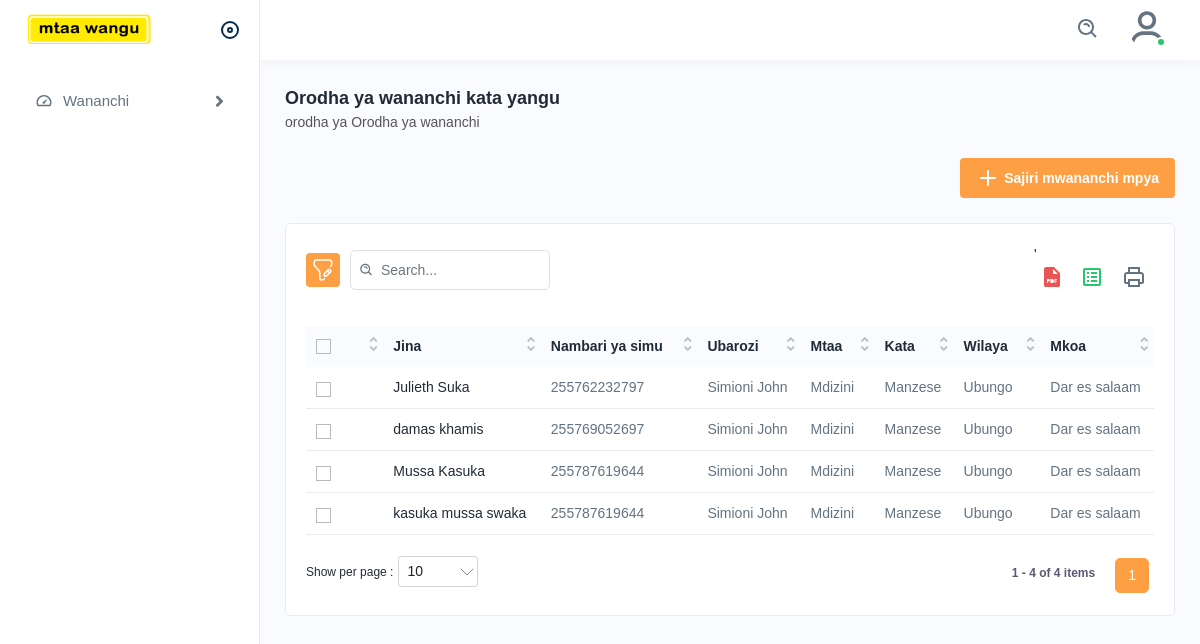
The app's page /wananchi/ with its own data.
### users/models.py (models this page shows, shortened)
class Mwananchi(models.Model):
    jina = models.CharField(max_length=200, null=True, blank=True)
    mtendaji = models.ForeignKey('Mtendaji', on_delete=models.CASCADE, null=True, blank=True, related_name="mwananchi_mtendaji")
    mjumbe = models.ForeignKey('Mjumbe', on_delete=models.CASCADE, null=True, blank=True, related_name="mwananchi_mjumbe")
    nambari_ya_simu = models.CharField(max_length=200, null=True, blank=True)
    barua_pepe = models.CharField(max_length=200, null=True, blank=True)
    nchi = models.ForeignKey('Nchi', on_delete=models.CASCADE, null=True, blank=True, related_name="mwananchi_nchi")
    mkoa = models.ForeignKey('Mkoa', on_delete=models.CASCADE, null=True, blank=True, related_name="mwananchi_mkoa")
    wilaya = models.ForeignKey('Wilaya', on_delete=models.CASCADE, null=True, blank=True, related_name="mwananchi_wilaya")
    kata = models.ForeignKey('Kata', on_delete=models.CASCADE, null=True, blank=True, related_name="mwananchi_kata")
    mtaa = models.ForeignKey('Mtaa', on_delete=models.CASCADE, null=True, blank=True, related_name="mwananchi_mtaa")
    barozi = models.ForeignKey('NyumbaKumi', on_delete=models.CASCADE, null=True, blank=True, related_name="mwananchi_barozi")
    class Meta:
        verbose_name_plural = 'Wananchi'

class NyumbaKumi(models.Model):
    jina = models.CharField(max_length=200, null=True, blank=True)
    mtaa = models.ForeignKey('Mtaa', on_delete=models.CASCADE, null=True, related_name="barozi_mitaa")
    def __str__(self):
        return self.jina
    class Meta:
        verbose_name_plural = 'NyumbaKumi'

class Mtaa(models.Model):
    jina = models.CharField(max_length=200, null=True, blank=True)
    kata = models.ForeignKey('Kata', on_delete=models.CASCADE, related_name="mitaa_kata")
    def __str__(self):
        return self.jina
    class Meta:
        verbose_name_plural = 'Mitaa'

class Kata(models.Model):
    jina = models.CharField(max_length=200, null=True, blank=True)
    wilaya = models.ForeignKey('Wilaya', on_delete=models.CASCADE, null=True, blank=True, related_name="kata_wilaya")
    def __str__(self):
        return self.jina
    class Meta:
        verbose_name_plural = 'Kata'

class Wilaya(models.Model):
    jina = models.CharField(max_length=200, null=True, blank=True)
    mkoa = models.ForeignKey('Mkoa', on_delete=models.CASCADE, related_name="wilaya_mikoa")
    def __str__(self):
        return self.jina
    class Meta:
        verbose_name_plural = 'Wilaya'

class Mkoa(models.Model):
    jina = models.CharField(max_length=200, null=True, blank=True)
    nchi = models.ForeignKey('Nchi', on_delete=models.CASCADE, default='Tanzania', related_name="mkoa_ya_nchi")
    def __str__(self):
        return self.jina
    class Meta:
        verbose_name_plural = 'Mikoa'

### ujumbe/views.py (the view)
# urls.py: path('wananchi/', ujumbe_views.orodha_ya_wananchi, name="orodha-ya-wananchi"),
def orodha_ya_wananchi(request):
    wananchi = Mwananchi.objects.all()
    return render(request, 'wananchi/orodha_ya_wananchi.html', {'wananchi': wananchi})

### templates/wananchi/orodha_ya_wananchi.html (shortened to what this page needs)
{% extends 'base/index.html' %}
{% load static %}
{% block page %}Orodha ya wananchi kata yangu{% endblock page %}
{% block slogan %}orodha ya Orodha ya wananchi{% endblock slogan %}
{% block content %}
<div class="page-header">
    <div class="page-btn">
        <a href="{% url 'sajiri-mwananchi' %}" class="btn btn-added"><img src="{% static 'assets/img/icons/plus.svg' %}" alt="img" class="me-1">Sajiri mwananchi mpya</a>
    </div>
</div>
<div class="card">
    <div class="card-body">
    <div class="table-top">
    <div class="search-set">
    <div class="search-path">
    <a class="btn btn-filter" id="filter_search">
        <img src="{% static 'assets/img/icons/filter.svg' %}" alt="img">
    </a>
    </div>
    <div class="search-input">
    <a class="btn btn-searchset"><img src="{% static 'assets/img/icons/search-white.svg' %}" alt="img"></a>
    </div>
    </div>
    <div class="wordset">'
    <ul>
    <li>
    <a data-bs-toggle="tooltip" data-bs-placement="top" title="pdf"><img src="{% static 'assets/img/icons/pdf.svg' %}" alt="img"></a>
    </li>
    <li>
    <a data-bs-toggle="tooltip" data-bs-placement="top" title="excel"><img src="{% static 'assets/img/icons/excel.svg' %}" alt="img"></a>
    </li>
    <li>
    <a data-bs-toggle="tooltip" data-bs-placement="top" title="print"><img src="{% static 'assets/img/icons/printer.svg' %}" alt="img"></a>
    </li>
    </ul>
    </div>
    </div>
    <div class="table-responsive">
    <table class="table  datanew">
    <thead>
    <tr>
    <th>
    <label class="checkboxs">
    <span class="checkmarks"></span>
    </label>
    </th>
    <th>Jina</th>
    <th>Nambari ya simu</th>
    <th>Ubarozi</th>
    <th>Mtaa </th>
    <th>Kata</th>
    <th>Wilaya</th>
    <th>Mkoa</th>
    </tr>
    </thead>
    <tbody>
    {% for mwananchi in wananchi %}
    <tr>
    <td>
    <label class="checkboxs">
    <span class="checkmarks"></span>
    </label>
    </td>
    <td class="productimgname">
        <a href="">{{mwananchi.jina}}</a>
    </td>
    <td>{{mwananchi.nambari_ya_simu}}</td>
    <td>{{mwananchi.barozi}}</td>
    <td>{{mwananchi.mtaa}}</td>
    <td>{{mwananchi.kata}}</td>
    <td>{{mwananchi.wilaya}}</td>
    <td>{{mwananchi.mkoa}}</td>
    </tr>
    {% endfor %}
    </tbody>
    </table>
    </div>
    </div>
</div>
{% endblock %}

### records on screen
Mwananchi: jina "Julieth Suka", nambari_ya_simu "255762232797", barozi "Simioni John", mtaa "Mdizini", kata "Manzese", wilaya "Ubungo", mkoa "Dar es salaam"
Mwananchi: jina "damas khamis", nambari_ya_simu "255769052697", barozi "Simioni John", mtaa "Mdizini", kata "Manzese", wilaya "Ubungo", mkoa "Dar es salaam"
Mwananchi: jina "Mussa Kasuka", nambari_ya_simu "255787619644", barozi "Simioni John", mtaa "Mdizini", kata "Manzese", wilaya "Ubungo", mkoa "Dar es salaam"
Mwananchi: jina "kasuka mussa swaka", nambari_ya_simu "255787619644", barozi "Simioni John", mtaa "Mdizini", kata "Manzese", wilaya "Ubungo", mkoa "Dar es salaam"
